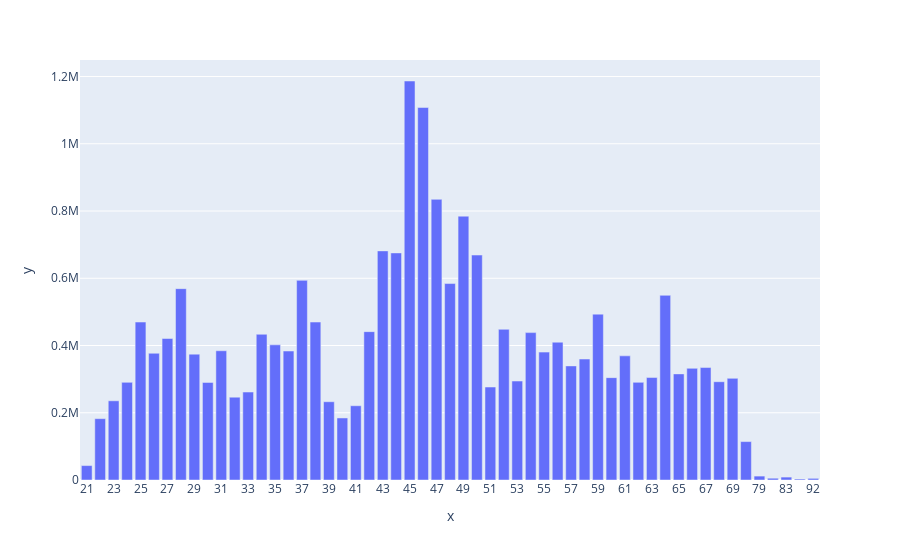

Notebook code cell kept with this figure:
### Code cell
fig = px.bar(x=df_grouped.Age, y = df_grouped.list_price)
fig.update_xaxes(type='category')
fig.show()

### Figure 1 — Plotly figure (JSON) as saved in the notebook; plotly's stock layout.template omitted (floating-point values rounded to 4 significant figures)
{"data": [{"alignmentgroup": "True", "hovertemplate": "x=%{x}<br>y=%{y}<extra></extra>", "legendgroup": "", "marker": {"color": "#636efa", "pattern": {"shape": ""}}, "name": "", "offsetgroup": "", "orientation": "v", "showlegend": false, "textposition": "auto", "type": "bar", "x": [21, 22, 23, 24, 25, 26, 27, 28, 29, 30, 31, 32, 33, 34, 35, 36, 37, 38, 39, 40, 41, 42, 43, 44, 45, 46, 47, 48, 49, 50, 51, 52, 53, 54, 55, 56, 57, 58, 59, 60, 61, 62, 63, 64, 65, 66, 67, 68, 69, 70, 79, 80, 83, 88, 92], "xaxis": "x", "y": [42890.0, 182400.0, 235500.0, 290400.0, 469800.0, 376900.0, 420800.0, 569100.0, 374300.0, 290200.0, 384400.0, 246200.0, 261600.0, 433400.0, 402000.0, 383600.0, 593700.0, 469800.0, 232800.0, 184500.0, 220900.0, 441300.0, 681400.0, 675400.0, 1187000.0, 1108000.0, 834800.0, 584300.0, 784700.0, 669000.0, 276500.0, 448200.0, 294300.0, 438300.0, 380400.0, 409900.0, 339300.0, 359700.0, 493300.0, 304500.0, 369200.0, 290400.0, 304700.0, 549300.0, 315600.0, 332100.0, 334500.0, 292300.0, 302300.0, 114300.0, 11630.0, 5305.0, 8667.0, 2966.0, 4894.0], "yaxis": "y"}], "layout": {"barmode": "relative", "legend": {"tracegroupgap": 0}, "margin": {"t": 60}, "xaxis": {"anchor": "y", "domain": [0, 1], "title": {"text": "x"}, "type": "category"}, "yaxis": {"anchor": "x", "domain": [0, 1], "title": {"text": "y"}}}}
